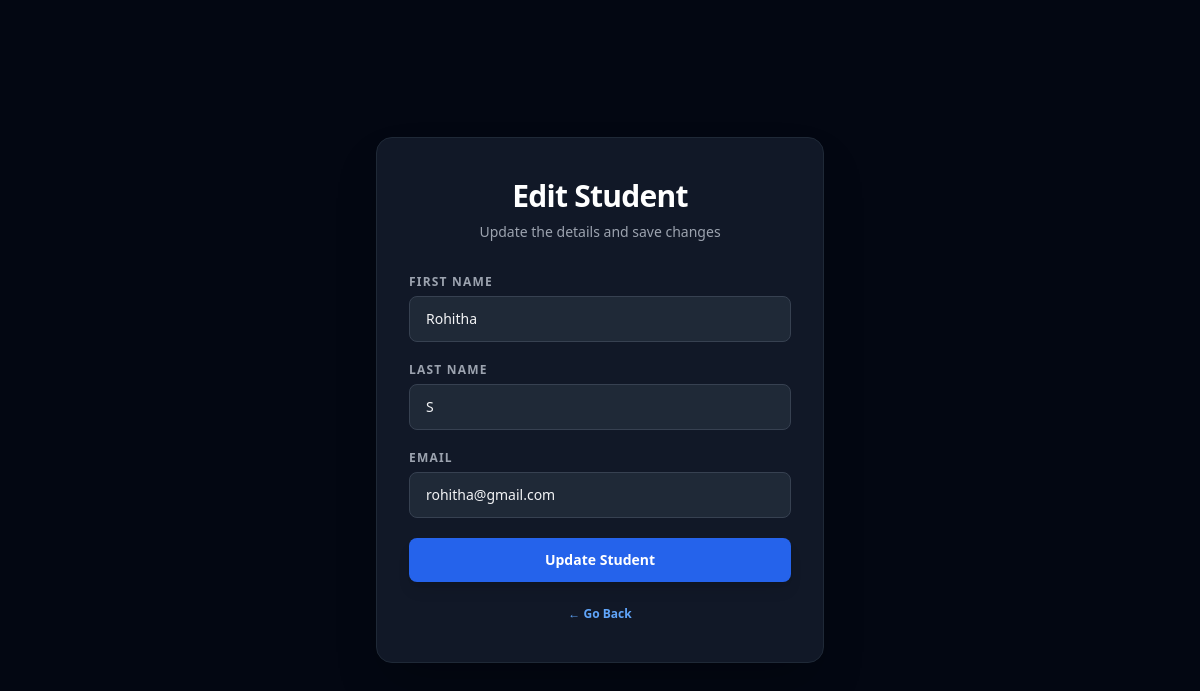
/edit/3 (signed in), run on the app's committed database.
### tables this page shows
CREATE TABLE students(
    id INTEGER PRIMARY KEY AUTOINCREMENT,
    first_name TEXT,
    last_name TEXT,
    email TEXT,
    phone_number TEXT,
    created_at TIMESTAMP DEFAULT CURRENT_TIMESTAMP,
    updated_at TIMESTAMP DEFAULT CURRENT_TIMESTAMP,
    deleted_at TIMESTAMP DEFAULT NULL
    );

### sms/app.py (the view, shortened to what this page needs)
@app.route("/edit/<int:id>", methods=["GET","POST"])
def edit(id):
    if "user" not in session:
        return "Access Restricted. Please login first.", 401
    conn = get_db_connection()
    cursor = conn.cursor()
    cursor.execute("SELECT * FROM students WHERE id=? AND deleted_at IS NULL",(id,))
    student = cursor.fetchone()
    if student is None:
        conn.close()
        return "Student Not Found"
    if (session["role"] != "admin" and student["email"] != session["email"]):
        conn.close()
        return "Access Restricted"
    conn.close()
    return render_template(
        "edit.html",
        student=student
    )

### sms/app.py (called while the page is built)
def get_db_connection():
    conn = sqlite3.connect("students.db")
    conn.row_factory = sqlite3.Row
    return conn

### sms/templates/edit.html (shortened to what this page needs)
<!DOCTYPE html>
<html lang="en">
<head>
  <script src="https://cdn.tailwindcss.com"></script>
</head>
<body class="min-h-screen bg-gray-950 flex items-center justify-center px-4 py-12">
  <div class="w-full max-w-md bg-gray-900 border border-gray-800 rounded-2xl px-8 py-10 shadow-2xl">
    <div class="mb-8 text-center">
      <h1 class="text-3xl font-bold text-white tracking-tight">Edit Student</h1>
      <p class="mt-2 text-sm text-gray-400">Update the details and save changes</p>
    </div>
    <form method="POST" class="space-y-5">
      <div class="flex flex-col gap-1.5">
        <label class="text-xs font-semibold uppercase tracking-widest text-gray-400">First Name</label>
        <input
          type="text"
          name="first_name"
          value="{{ student['first_name'] }}"
          required
          class="w-full rounded-lg border border-gray-700 bg-gray-800 px-4 py-3 text-sm text-gray-100 placeholder-gray-600
                 transition duration-200 focus:outline-none focus:border-blue-500 focus:ring-1 focus:ring-blue-500"
        />
      </div>
      <div class="flex flex-col gap-1.5">
        <label class="text-xs font-semibold uppercase tracking-widest text-gray-400">Last Name</label>
        <input
          type="text"
          name="last_name"
          value="{{ student['last_name'] }}"
          required
          class="w-full rounded-lg border border-gray-700 bg-gray-800 px-4 py-3 text-sm text-gray-100 placeholder-gray-600
                 transition duration-200 focus:outline-none focus:border-blue-500 focus:ring-1 focus:ring-blue-500"
        />
      </div>
      <div class="flex flex-col gap-1.5">
        <label class="text-xs font-semibold uppercase tracking-widest text-gray-400">Email</label>
        <input
          type="email"
          name="email"
          value="{{ student['email'] }}"
          required
          class="w-full rounded-lg border border-gray-700 bg-gray-800 px-4 py-3 text-sm text-gray-100 placeholder-gray-600
                 transition duration-200 focus:outline-none focus:border-blue-500 focus:ring-1 focus:ring-blue-500"
        />
      </div>
      <button
        type="submit"
        class="mt-2 w-full rounded-lg bg-blue-600 px-6 py-3 text-sm font-semibold text-white
               transition duration-200 hover:bg-blue-500 active:scale-[0.98] shadow-lg"
      >
        Update Student
      </button>
    </form>
    <p class="mt-6 text-center text-xs text-gray-500">
      <a href="/home" class="font-semibold text-blue-400 hover:text-blue-300 transition-colors duration-150">
        ← Go Back
      </a>
    </p>
  </div>
</body>
</html>

### data on the page
students: first_name "Rohitha", last_name "S", email "rohitha@gmail.com"
